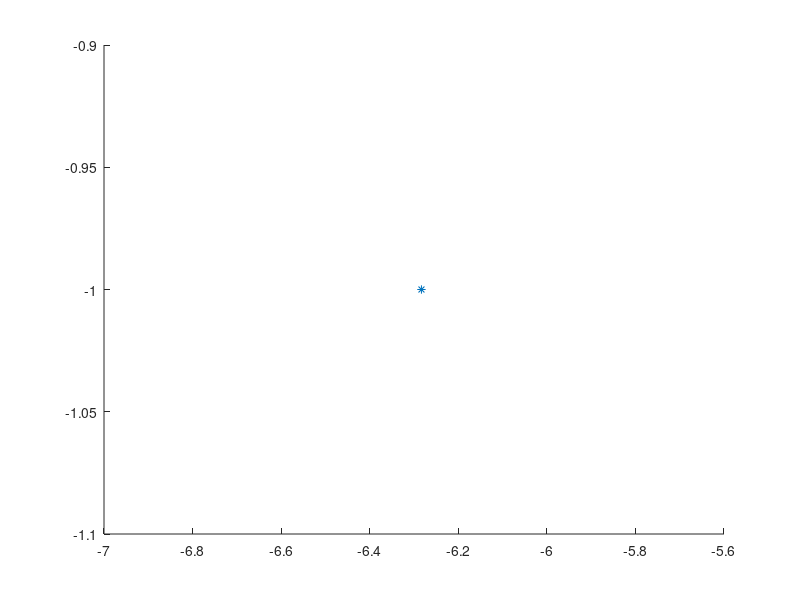

This figure's MATLAB source: (Note: this script raises an error after producing the figure.)
clear
clc
%%
dt = 0.1;
time = 0:dt:30;
inc = 0.5;
phi = -2*pi : inc : 2*pi;
vel = -1   : inc: 1;
[s1,s2] = meshgrid(phi,vel);
l = length(s1(:));
L = length(time);
%%
X    = zeros (L,2);
Xdot = zeros (L,2);
figure(1)
hold on;
c = [0.8, 0.8, 0.8 ;...
     0.4, 0.4, 0.4];
for j = 1 : l
    X(1,:) = [s1(j),s2(j)];
    plot(X(1,1),X(1,2),'*')
    for i = 2 : length(time)
        
        Xdot(i,:)   = sp(X(i-1,:),0,0);
        X(i,:)      = TrapzInteg(Xdot(i,:),Xdot(i-1,:),X(i-1,:),dt);
        
        %xStart  = X(i-1,1);
        %yStart  = X(i-1,2);
        %xEnd    = Xdot(i,1);
        %yEnd    = Xdot(i,2);
        %line([xStart;yStart],[xEnd;yEnd],'Color',c(j,:));
        %pause(0.05);
    end
    plot(X(end,1),X(end,2),'*')
    plot (X(:,1),X(:,2))
    pause(0.2);
end
hold off;
